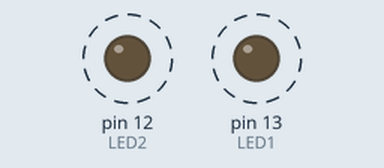
This sketch was run on a simulated Arduino Uno, built with avr-gcc and run on an emulated ATmega328P. Shown: output pins drawn as LEDs (lit = HIGH). Dashed ring = blinking.

Above: at 0.2 s.
Timing chart, 0 to 4.6 s (numbered marks = the images above):
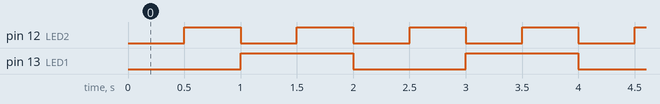

Measured:
- by itself, pin 12 (LED2): alternates HIGH for 0.50 s and LOW for 0.50 s
- by itself, pin 13 (LED1): alternates HIGH for 1.0 s and LOW for 1.0 s
- by itself, everything shown: repeats every 2.0 s, in 4 steps

The sketch:

CH_17_09.ino
```cpp
int LED1 = 13, LED2 = 12;     // LED 연결 핀
boolean state1 = false, state2 = false;   // LED 상태

// 마지막으로 작업을 처리한 시각
unsigned long time_previous1 = 0, time_previous2 = 0;
unsigned long time_current;
int INTERVAL1 = 1000, INTERVAL2 = 500;  // LED 반전 시간 간격

void setup() {
  pinMode(LED1, OUTPUT);    // LED 연결 핀을 출력으로 설정
  pinMode(LED2, OUTPUT);
}

void loop() {
  time_current = millis();    // 현재 시각

  blink_1s_task();      // 작업 1 처리 : 1초 간격 블리크
  blink_0_5s_task();      // 작업 2 처리 : 0.5초 간격 블링크
}

void blink_1s_task() {      // 작업 처리 함수 1
  if (time_current - time_previous1 >= INTERVAL1) { // 작업 1 처리 시점 검사
    time_previous1 = time_current;  // 마지막으로 작업 1을 처리한 시각
    state1 = !state1;       // LED 1 상태 반전
    digitalWrite(LED1, state1);     // LED 1 상태 출력
  }
}

void blink_0_5s_task() {      // 작업 처리 함수 2
  if (time_current - time_previous2 >= INTERVAL2) { // 작업 2 처리 시점 검사
    time_previous2 = time_current;  // 마지막으로 작업 2를 처리한 시각
    state2 = !state2;       // LED 2 상태 반전
    digitalWrite(LED2, state2);   // LED 2 상태 출력
  }
}
```
